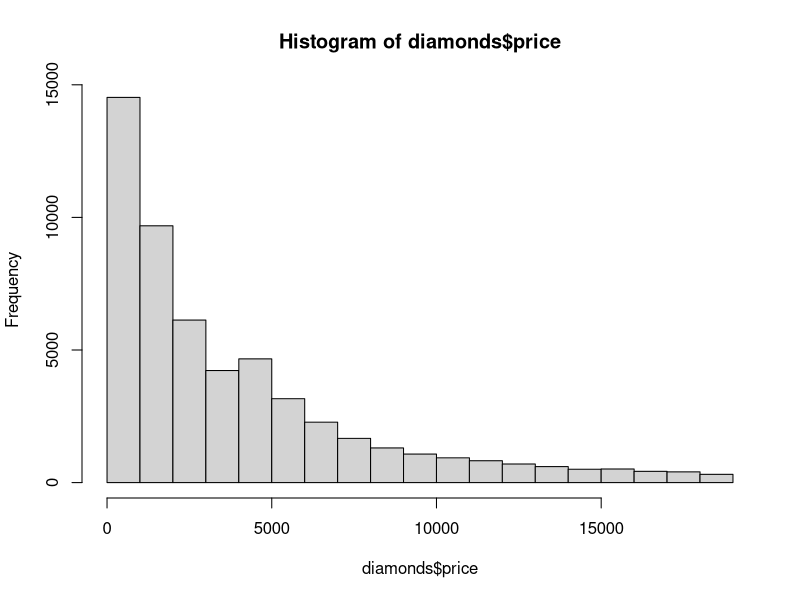
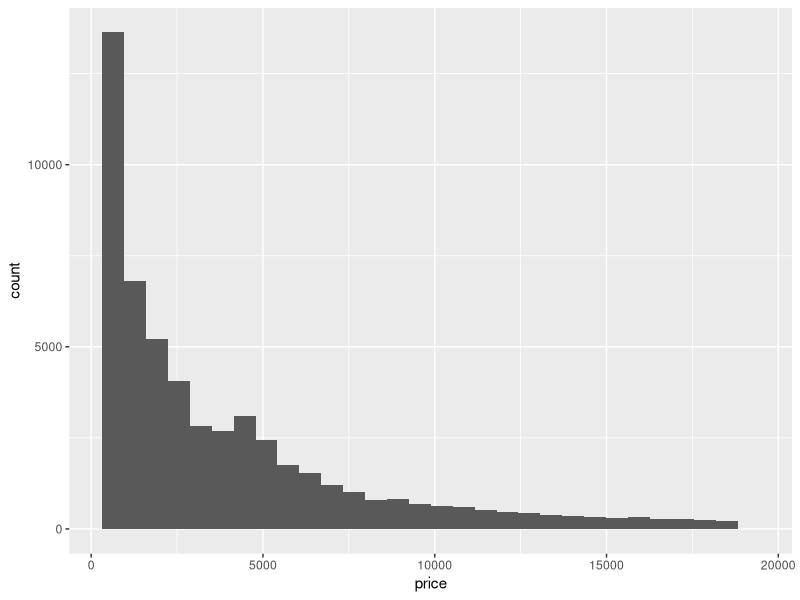
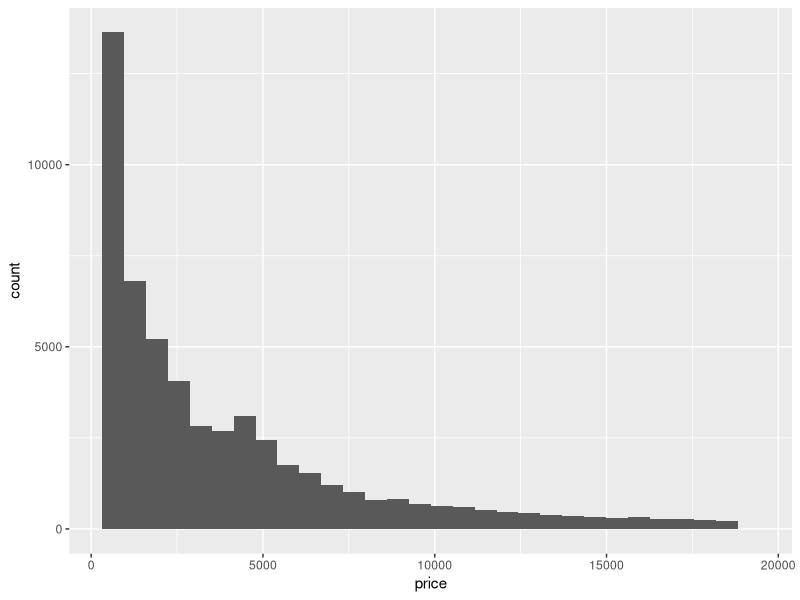
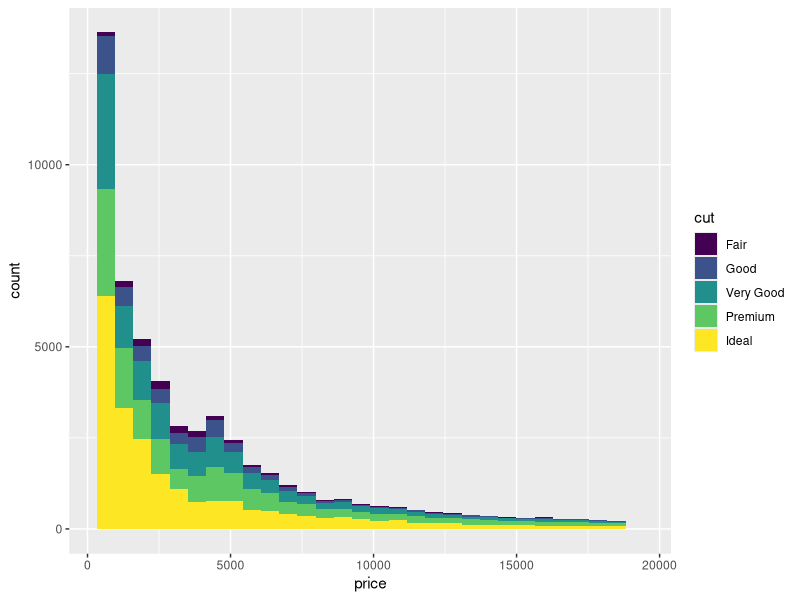

These charts were generated, in order, by the following R code: (Note: this script raises an error after producing the figures.)
## ---- chunk 1
knitr::opts_chunk$set(echo = FALSE)
## ---- chunk 2
library(ggplot2)
## ---- chunk 3
hist(diamonds$price)
## ---- chunk 4
ggplot(diamonds)+
  geom_histogram(aes(x = price))
## ---- chunk 5
ggplot(diamonds)+
  geom_histogram(aes(x = price))
## ---- chunk 6
ggplot(diamonds, aes(price, fill = cut)) +
  geom_histogram()
## ---- chunk 7
knitr::include_graphics("paper.png")
## ---- chunk 8
library(ggplot2)

library(tidyverse)
## ---- chunk 9
x <- c(1, 3, 4, 5, 6)
y <- c(6, 3, 5, 1, 2)
plot(x, y, type = "l")

## ---- chunk 10
table <- data.frame(as.table(setNames(x, y)))
colnames(table)[1] <- "x"
colnames(table)[2] <- "y"
print(table, row.names = FALSE)
## ---- chunk 11
plot(x, y, type = "n")
## ---- chunk 12
plot(x, y, type = "l", axes = FALSE)
## ---- chunk 13
colnames(diamonds)
## ---- chunk 14
summary(diamonds)
## ---- chunk 15
ggplot(diamonds)
## ---- chunk 16
ggplot(diamonds, aes (x = carat, y = price))
## ---- chunk 17
ggplot(diamonds, aes(x = carat, y = price)) +
  geom_point()
## ---- chunk 18
ggplot(diamonds, aes(x = carat, y = price, colour = cut)) +
  geom_point()
## ---- chunk 19
ggplot(diamonds, aes(x = carat, y = price, colour = cut)) +
  geom_point() +
  geom_smooth()
## ---- chunk 20
ggplot(diamonds)+
  geom_point(aes(x = carat, y = price, colour = cut)) +
  geom_smooth(aes(x = carat, y = price, colour = cut))
## ---- chunk 21
ggplot(diamonds) +
  geom_point(aes(x = carat, y = price, colour = cut)) +
  geom_smooth(aes(x = carat, y = price))
## ---- chunk 22
ggplot(diamonds) +
  geom_point(aes(x = carat, y = price, colour = cut, shape = cut)) +
  geom_smooth(aes(x = carat, y = price))
## ---- chunk 23
colnames(mpg)
## ---- chunk 24
hist(mpg$displ)
## ---- chunk 25
hist(mpg$hwy)
## ---- chunk 26
ggplot(mpg) + 
  geom_point(aes(x = displ, y = hwy, colour = class)) +
  geom_smooth(aes(x = displ, y = hwy))
